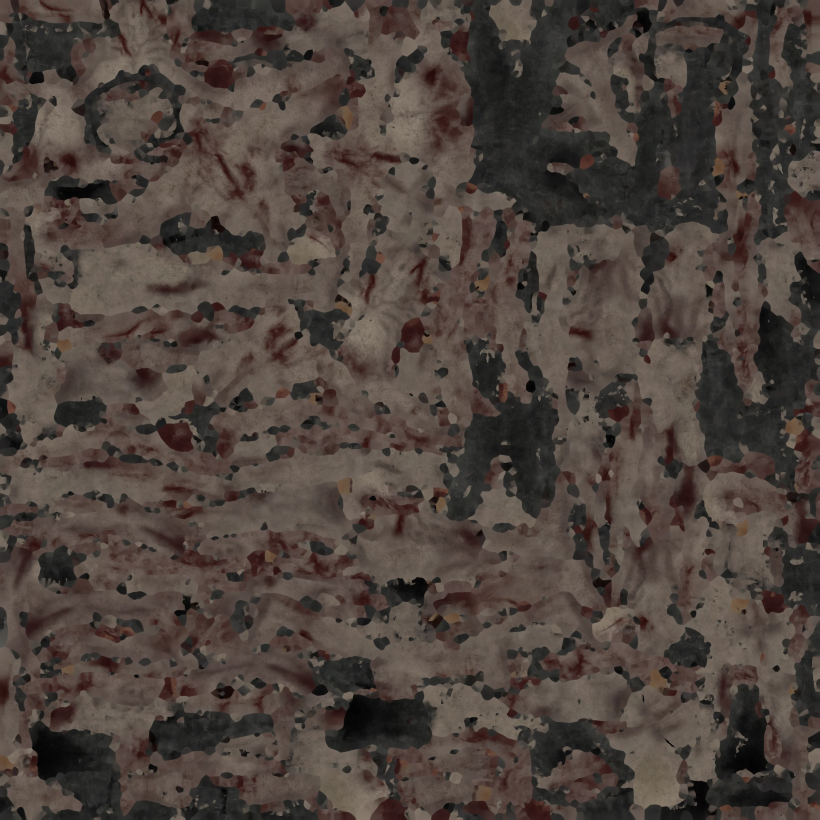
#> input picture assets/models/zombie1/zombie1_source_0.webp, 4096 x 4096 px, given in place of zombie1_source_1.webp_diff.jpg, which was not available (shown at 1/5 size)
$ python stochastic_tile.py ../../assets/models/zombie1/zombie1_source_0.webp ../../assets/models/zombie1/zombie1_source_1.webp ../../assets/models/zombie1/zombie1_source_1.webp 5
#> lines starting #> are read from the running program, lines starting #| are printed output that depends on the picture; pictures that were not available may be replaced by others from this repository, and a replacement may not be noted
"""Prototype of histogram-preserving randomized tiling (Heitz and Neyret 2018; Burley and Heitz 2019), written from the idea.

  python stochastic_tile.py <folder> <name> <out png> [crop px]

Takes a photograph's diffuse map (a crop), Gaussianizes each channel (a rank transform: the 1D case of the paper's 3D
optimal transport), blends three randomly shifted copies on a triangle grid with weights normalised to keep the variance
(w / |w|), then maps back through the channel's own histogram. Writes: the plain repeat 3x3 next to the blended 3x3.
"""
import sys

import cv2
import numpy as np
from scipy.special import ndtri


def gaussianize(channel):
    flat = channel.ravel()
    order = np.argsort(flat)
    ranks = np.empty_like(order)
    ranks[order] = np.arange(flat.size)
    g = ndtri((ranks + 0.5) / flat.size).reshape(channel.shape)
    return g.astype(np.float32), np.sort(flat)


def inverse(g, sorted_values):
    from scipy.special import ndtr
    u = np.clip(ndtr(g), 0.0, 1.0 - 1e-6)
    return np.interp(u * (sorted_values.size - 1), np.arange(sorted_values.size), sorted_values)


def hash2(ix, iy, k):
    return (np.sin(ix * 127.1 + iy * 311.7 + k * 74.7) * 43758.5453) % 1.0


def synthesize(g, size, scale=1.0):
    """Blend three randomly shifted copies of the Gaussianised photograph on a skewed triangle grid."""
    h, w = g.shape
    ys, xs = np.mgrid[0:size, 0:size].astype(np.float32)
    u, v = xs / (w * scale), ys / (h * scale)  # the texture coordinate: the photograph at its real size
    grid = 2.0                                 # triangle cells per photograph
    sx = (u - v * 0.57735027) * grid
    sy = (v * 1.15470054) * grid
    bx, by = np.floor(sx), np.floor(sy)
    tx, ty = sx - bx, sy - by
    s_sum = tx + ty
    lower = s_sum < 1.0
    corners = [
        (np.where(lower, bx, bx + 1), np.where(lower, by, by + 1), np.where(lower, 1.0 - s_sum, s_sum - 1.0)),
        (np.where(lower, bx, bx + 1), np.where(lower, by + 1, by), np.where(lower, ty, 1.0 - ty)),
        (np.where(lower, bx + 1, bx), np.where(lower, by, by + 1), np.where(lower, tx, 1.0 - tx)),
    ]
    total = np.zeros((size, size), np.float32)
    norm = np.zeros((size, size), np.float32)
    for cx, cy, weight in corners:
        ox, oy = hash2(cx, cy, 1.0), hash2(cx, cy, 2.0)
        px = (u + ox) % 1.0 * w
        py = (v + oy) % 1.0 * h
        sample = cv2.remap(g, px.astype(np.float32), py.astype(np.float32), cv2.INTER_LINEAR, borderMode=cv2.BORDER_WRAP)
        total += weight * sample
        norm += weight * weight
    return total / np.sqrt(np.maximum(norm, 1e-6))


def main():
    folder, name, out = sys.argv[1], sys.argv[2], sys.argv[3]
    crop = int(sys.argv[4]) if len(sys.argv) > 4 else 256
    image = cv2.imread(f"{folder}/{name}_diff.jpg").astype(np.float32)[:crop, :crop] / 255.0
    size = 512
    blended = np.zeros((size, size, 3), np.float32)
    for c in range(3):
        g, sorted_values = gaussianize(image[:, :, c])
        blended[:, :, c] = inverse(synthesize(g, size), sorted_values)
#> this loop made 3 passes
#> pass 1, in inverse, `u = np.clip(ndtr(g), 0.0, 1.0 - 1e-6)`:
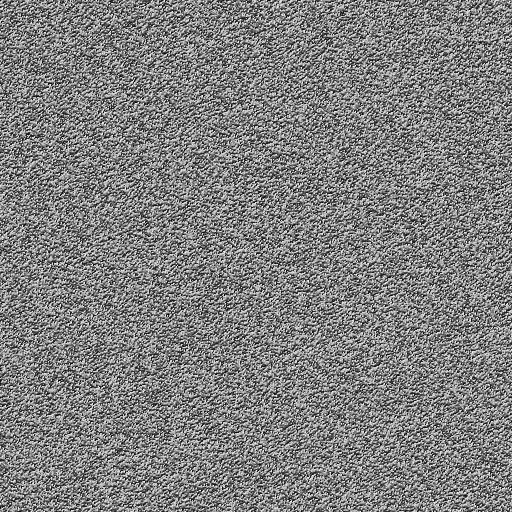
#> u: shape (512, 512) float32; min 0.00717, max 0.996, mean 0.501
#> after the loop:
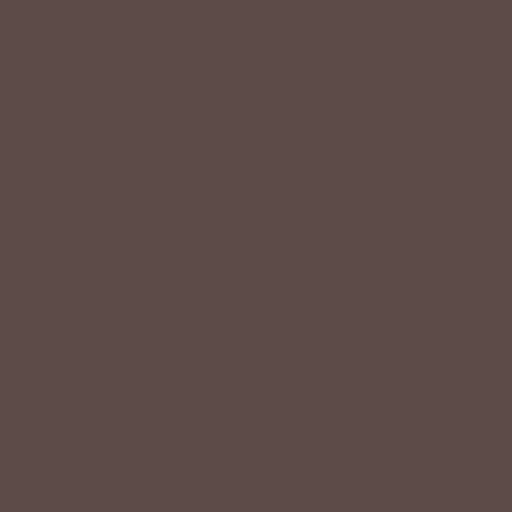
#> blended: shape (512, 512, 3) float32; mean of channels 0, 1, 2 0.282, 0.294, 0.365; drawn as B, G, R
    plain = np.tile(image, (size // crop + 1, size // crop + 1, 1))[:size, :size]
    cv2.imwrite(out, (np.hstack([plain, blended]) * 255).astype(np.uint8))
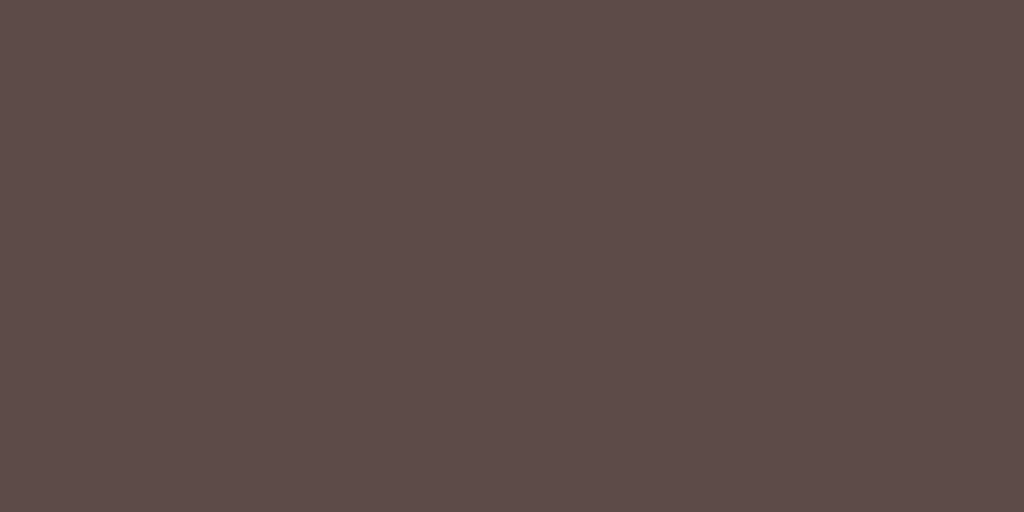
#> saved as zombie1_source_1.webp: shape (512, 1024, 3); mean B, G, R 72, 75, 93
    print("wrote", out)


if __name__ == "__main__":
    main()
